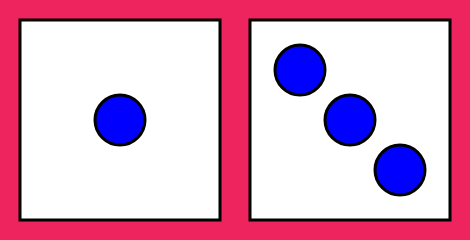
Frame 1 (no input)
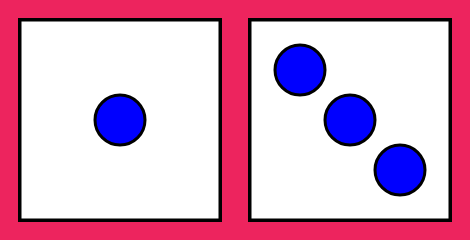
Frame 60 (no input)
Frame 120 (the mouse pressed at the canvas centre since frame 60): identical to frame 60, image omitted

The p5.js sketch that drew these frames (run headless with seeded random() and noise() and a simulated clock; from frame 60 on, the mouse is pressed at the canvas centre):

// p5.js sketch
// ── sketch.js
function setup() {
	createCanvas(470, 240);
	background('#ED245E');
}

function draw() {
	strokeWeight(3);
	stroke(0);
	fill(255);
	rect(20, 20, 200, 200);
	fill('blue');
	ellipse(120, 120, 50, 50);
	fill(255);
	rect(250, 20, 200, 200);
	fill('blue');
	ellipse(300, 70, 50, 50);
	ellipse(350, 120, 50, 50);
	ellipse(400, 170, 50, 50);
}
